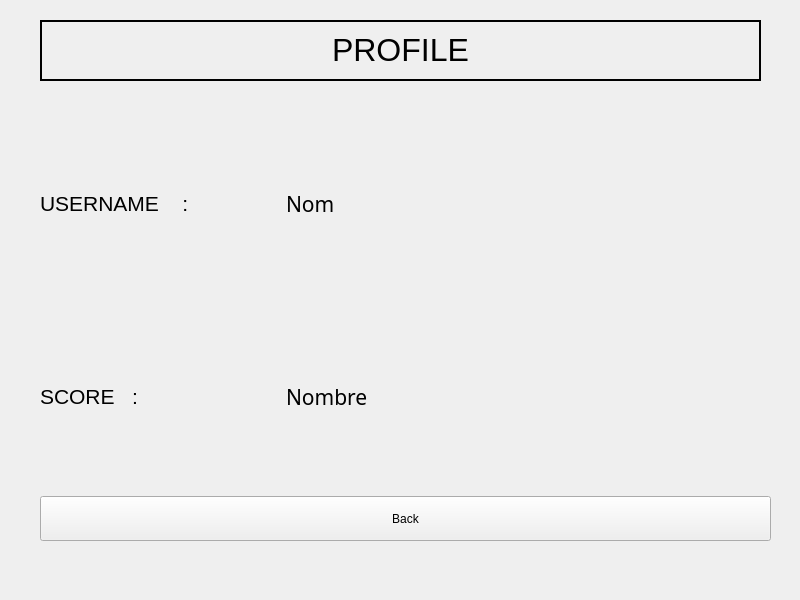
<?xml version="1.0" encoding="UTF-8"?>
<ui version="4.0">
 <class>Profile</class>
 <widget class="QMainWindow" name="Profile">
  <property name="geometry">
   <rect>
    <x>0</x>
    <y>0</y>
    <width>800</width>
    <height>600</height>
   </rect>
  </property>
  <property name="windowTitle">
   <string>Profile</string>
  </property>
  <widget class="QWidget" name="centralwidget">
   <widget class="QLabel" name="label">
    <property name="geometry">
     <rect>
      <x>40</x>
      <y>20</y>
      <width>721</width>
      <height>61</height>
     </rect>
    </property>
    <property name="font">
     <font>
      <pointsize>24</pointsize>
     </font>
    </property>
    <property name="frameShape">
     <enum>QFrame::WinPanel</enum>
    </property>
    <property name="text">
     <string>PROFILE</string>
    </property>
    <property name="textFormat">
     <enum>Qt::RichText</enum>
    </property>
    <property name="alignment">
     <set>Qt::AlignCenter</set>
    </property>
   </widget>
   <widget class="QWidget" name="gridLayoutWidget">
    <property name="geometry">
     <rect>
      <x>40</x>
      <y>110</y>
      <width>731</width>
      <height>431</height>
     </rect>
    </property>
    <layout class="QGridLayout" name="gridLayout">
     <item row="0" column="0">
      <widget class="QLabel" name="label_2">
       <property name="font">
        <font>
         <family>Ubuntu</family>
         <pointsize>16</pointsize>
         <weight>50</weight>
         <bold>false</bold>
        </font>
       </property>
       <property name="text">
        <string>USERNAME    :</string>
       </property>
      </widget>
     </item>
     <item row="3" column="0" colspan="3">
      <widget class="QPushButton" name="pushButton">
       <property name="minimumSize">
        <size>
         <width>0</width>
         <height>45</height>
        </size>
       </property>
       <property name="text">
        <string>Back</string>
       </property>
      </widget>
     </item>
     <item row="0" column="1">
      <widget class="QLabel" name="label_5">
       <property name="font">
        <font>
         <family>aakar</family>
         <pointsize>16</pointsize>
        </font>
       </property>
       <property name="text">
        <string>Nom</string>
       </property>
      </widget>
     </item>
     <item row="2" column="1">
      <widget class="QLabel" name="label_4">
       <property name="font">
        <font>
         <family>aakar</family>
         <pointsize>16</pointsize>
        </font>
       </property>
       <property name="text">
        <string>Nombre</string>
       </property>
      </widget>
     </item>
     <item row="2" column="0">
      <widget class="QLabel" name="label_3">
       <property name="font">
        <font>
         <pointsize>16</pointsize>
        </font>
       </property>
       <property name="text">
        <string>SCORE   :</string>
       </property>
      </widget>
     </item>
    </layout>
   </widget>
  </widget>
 </widget>
 <resources/>
 <connections/>
</ui>
